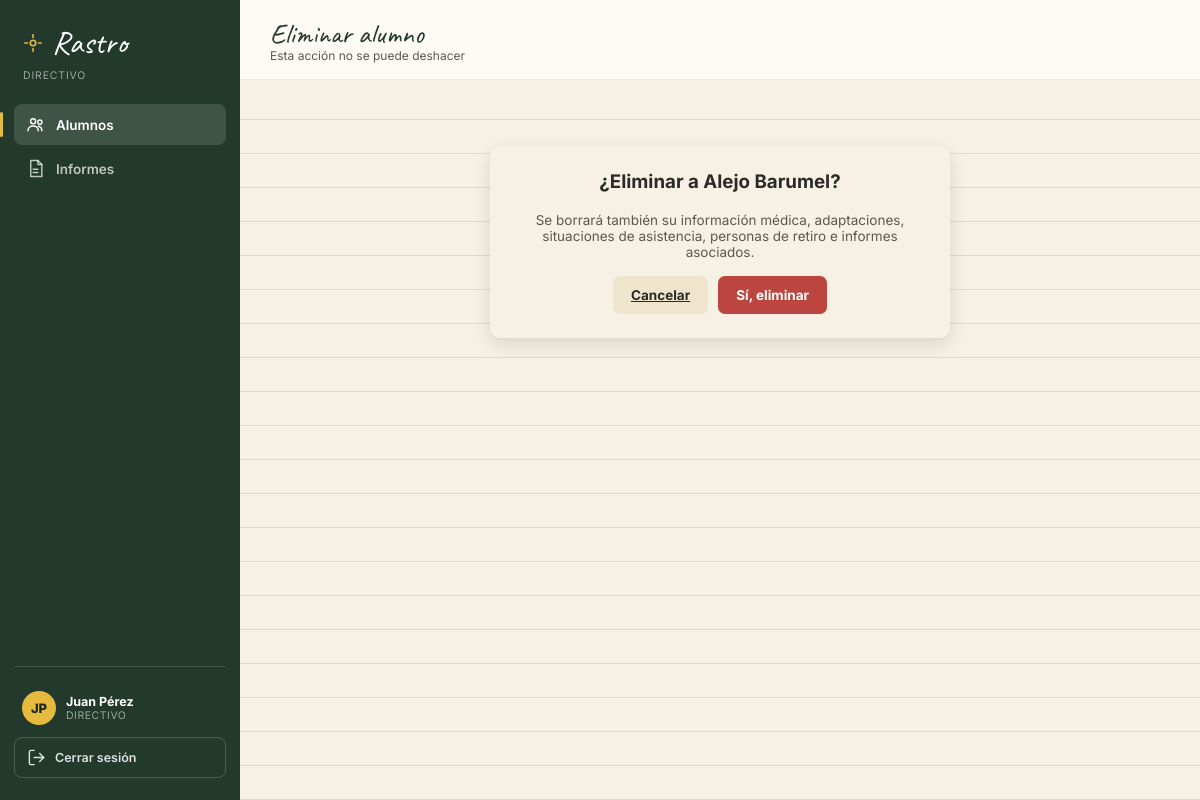
Page /directivo/alumnos/4/eliminar/ (signed in) on the committed database.
### core/models.py (models this page shows, shortened)
class Usuario(models.Model):
    ROL_DIRECTIVO = "DIRECTIVO"
    ROL_SUPERVISOR = "SUPERVISOR"
    ROL_DOCENTE = "DOCENTE"
    ROL_PADRE = "PADRE"
    ROL_CHOICES = [
        (ROL_DIRECTIVO, "Directivo"),
        (ROL_SUPERVISOR, "Supervisor"),
        (ROL_DOCENTE, "Docente"),
        (ROL_PADRE, "Padre/Tutor"),
    ]
    id_usuario = models.AutoField(primary_key=True)
    nombre_usuario = models.CharField(max_length=100, unique=True)
    contrasena = models.CharField(max_length=255)
    nombre = models.CharField(max_length=100, blank=True, null=True)
    apellido = models.CharField(max_length=100, blank=True, null=True)
    dni = models.CharField(max_length=20, unique=True)
    telefono = models.CharField(max_length=30, blank=True, null=True)
    email = models.CharField(max_length=150, blank=True, null=True)
    rol = models.CharField(max_length=20, choices=ROL_CHOICES)
    class Meta:
        db_table = "USUARIO"
    @property
    def nombre_completo(self):
        return f"{self.nombre or ''} {self.apellido or ''}".strip()
    def iniciales(self):
        n = (self.nombre or "?")[:1]
        a = (self.apellido or "?")[:1]
        return (n + a).upper()

class Alumno(models.Model):
    ESTADO_ACTIVO = "ACTIVO"
    ESTADO_INACTIVO = "INACTIVO"
    ESTADO_EGRESADO = "EGRESADO"
    ESTADO_BAJA = "BAJA"
    ESTADO_CHOICES = [
        (ESTADO_ACTIVO, "Activo"),
        (ESTADO_INACTIVO, "Inactivo"),
        (ESTADO_EGRESADO, "Egresado"),
        (ESTADO_BAJA, "Baja"),
    ]
    id_alumno = models.AutoField(primary_key=True)
    nombre = models.CharField(max_length=100)
    apellido = models.CharField(max_length=100)
    dni = models.CharField(max_length=20, unique=True)
    foto = models.CharField(max_length=255, blank=True, null=True)
    grado = models.ForeignKey(Grado, on_delete=models.PROTECT, db_column="id_grado")
    division = models.ForeignKey(Division, on_delete=models.PROTECT, db_column="id_division")
    turno = models.ForeignKey(Turno, on_delete=models.PROTECT, db_column="id_turno")
    estado = models.CharField(max_length=20, choices=ESTADO_CHOICES, default=ESTADO_ACTIVO)
    class Meta:
        db_table = "ALUMNO"
        ordering = ["apellido", "nombre"]

### core/views.py (the view)
# urls.py: path("directivo/alumnos/<int:id_alumno>/eliminar/", views.alumno_eliminar, name="alumno_eliminar"),
@role_required(Usuario.ROL_DIRECTIVO)
def alumno_eliminar(request, id_alumno):
    alumno = get_object_or_404(Alumno, pk=id_alumno)
    if request.method == "POST":
        alumno.delete()
        messages.success(request, "Alumno eliminado.")
        return redirect("directivo_alumnos")
    return render(request, "core/alumno_eliminar.html", {"alumno": alumno})

### core/context_processors.py (called while the page is built)
def usuario_actual(request):
    uid = request.session.get("usuario_id")
    if not uid:
        return {}
    usuario = Usuario.objects.filter(pk=uid).first()
    if not usuario:
        return {}
    ctx = {"usuario_actual": usuario}
    if usuario.rol == Usuario.ROL_DOCENTE:
        docente = Docente.objects.filter(usuario=usuario).first()
        if docente:
            notifs = Notificacion.objects.filter(docente=docente).select_related("alumno")
            ctx["notificaciones"] = notifs[:12]
            ctx["notificaciones_no_leidas"] = notifs.filter(leido=False).count()
    return ctx

### core/views.py (called while the page is built)
def get_current_usuario(request):
    uid = request.session.get("usuario_id")
    if not uid:
        return None
    return Usuario.objects.filter(pk=uid).first()

def login_required_custom(view_func):
    @wraps(view_func)
    def wrapper(request, *args, **kwargs):
        usuario = get_current_usuario(request)
        if not usuario:
            return redirect("login")
        request.usuario = usuario
        return view_func(request, *args, **kwargs)
    return wrapper

def role_required(*roles):
    def decorator(view_func):
        @wraps(view_func)
        @login_required_custom
        def wrapper(request, *args, **kwargs):
            if request.usuario.rol not in roles:
                messages.error(request, "No tenés permiso para acceder a esa sección.")
                return redirect(home_url_for(request.usuario))
            return view_func(request, *args, **kwargs)
        return wrapper
    return decorator

### core/templates/core/alumno_eliminar.html (shortened to what this page needs)
{% extends "core/base.html" %}
{% block page_title %}Eliminar alumno{% endblock %}
{% block page_sub %}Esta acción no se puede deshacer{% endblock %}
{% block content %}
<div class="center-box">
  <h3 style="margin-top:0;">¿Eliminar a {{ alumno.nombre }} {{ alumno.apellido }}?</h3>
  <p style="color:var(--ink-soft);font-size:13.5px;">Se borrará también su información médica, adaptaciones, situaciones de asistencia, personas de retiro e informes asociados.</p>
  <form method="post" style="display:flex; gap:10px; justify-content:center; margin-top:16px;">
    <a class="btn btn-secondary" href="{% url 'alumno_editar' alumno.id_alumno %}">Cancelar</a>
    <button type="submit" class="btn btn-danger">Sí, eliminar</button>
  </form>
</div>
{% endblock %}

### core/templates/core/base.html (shortened to what this page needs)
{% load static %}
<!DOCTYPE html>
<html lang="es">
<head>
<link rel="stylesheet" href="{% static 'core/css/style.css' %}">
</head>
<body>
<div id="main-app">
  <div class="sidebar">
    <div class="logo">
      <svg class="icon" viewBox="0 0 24 24" style="width:22px;height:22px;stroke:var(--accent);"><circle cx="12" cy="12" r="3"/><path d="M12 3v3M12 18v3M3 12h3M18 12h3"/></svg>
      <span class="txt">Rastro</span>
    </div>
    <div class="logo-sub">{{ usuario_actual.rol }}</div>
    <div id="nav-list">
      {% with url_name=request.resolver_match.url_name %}
      {% if usuario_actual.rol == "PADRE" %}
        <a class="nav-item active" href="{% url 'padre_hijos' %}">
          <svg class="icon" viewBox="0 0 24 24"><circle cx="9" cy="8" r="3.2"/><path d="M2.5 20c0-3.6 2.9-6 6.5-6s6.5 2.4 6.5 6"/><circle cx="17.5" cy="9" r="2.6"/><path d="M15.5 14.3c2.7.4 4.5 2.4 4.5 5.7"/></svg>
          <span class="lbl">Mis hijos</span>
        </a>
      {% elif usuario_actual.rol == "DIRECTIVO" %}
        <a class="nav-item {% if url_name in 'directivo_alumnos,alumno_nuevo,alumno_editar,alumno_eliminar' %}active{% endif %}" href="{% url 'directivo_alumnos' %}">
          <svg class="icon" viewBox="0 0 24 24"><circle cx="9" cy="8" r="3.2"/><path d="M2.5 20c0-3.6 2.9-6 6.5-6s6.5 2.4 6.5 6"/><circle cx="17.5" cy="9" r="2.6"/><path d="M15.5 14.3c2.7.4 4.5 2.4 4.5 5.7"/></svg>
          <span class="lbl">Alumnos</span>
        </a>
        <a class="nav-item {% if url_name in 'directivo_informes,informe_cambiar_estado' %}active{% endif %}" href="{% url 'directivo_informes' %}">
          <svg class="icon" viewBox="0 0 24 24"><path d="M6 2h9l5 5v15H6z"/><path d="M15 2v5h5"/><path d="M9 13h6M9 17h6"/></svg>
          <span class="lbl">Informes</span>
        </a>
      {% endif %}
      {% endwith %}
    </div>
    <div class="sidebar-footer">
      <div class="sidebar-user">
        <div class="avatar">{{ usuario_actual.iniciales }}</div>
        <div class="u-info">
          <div class="u-name">{{ usuario_actual.nombre_completo }}</div>
          <div class="u-role">{{ usuario_actual.rol }}</div>
        </div>
      </div>
      <a class="logout-btn" href="{% url 'logout' %}">
        <svg class="icon" viewBox="0 0 24 24" width="16" height="16"><path d="M9 21H5a2 2 0 0 1-2-2V5a2 2 0 0 1 2-2h4"/><path d="M16 17l5-5-5-5"/><path d="M21 12H9"/></svg>
        <span class="lbl">Cerrar sesión</span>
      </a>
    </div>
  </div>
  <div class="content-wrap">
    <div class="topbar">
      <div>
        <div class="page-title">{% block page_title %}{% endblock %}</div>
        <div class="page-sub">{% block page_sub %}{% endblock %}</div>
      </div>
    </div>
    <main>
      <div class="content-inner">
        {% block content %}{% endblock %}
      </div>
    </main>
  </div>
</div>
</body>
</html>

### core/static/core/css/style.css (style rules this page uses)
:root { --paper:#f6f1e4; --paper-2:#efe5cd; --card:#fdfbf4; --ink:#2b2a26; --ink-soft:#5b584f; --board:#22392c; --board-2:#2c4a39; --board-3:#182a20; --accent:#e6b93f; --accent-2:#c99b25; --red:#bd453f; --red-2:#9c3631; --blue:#3c6f8f; --blue-2:#2c5670; --green:#2c6b41; --line: rgba(60,111,143,0.16); --shadow: 0 6px 18px rgba(43,42,38,0.14); --shadow-sm: 0 2px 8px rgba(43,42,38,0.10); }
* { box-sizing:border-box; }
html,body { height:100%;margin:0;padding:0; }
body { font-family:'Inter',sans-serif; color:var(--ink); background:var(--paper); }
button { font-family:inherit; cursor:pointer; }
svg.icon { width:19px; height:19px; stroke:currentColor; fill:none; stroke-width:1.8; stroke-linecap:round; stroke-linejoin:round; flex-shrink:0; }
a { color:inherit; }
.btn { border:none; border-radius:7px; padding:11px 18px; font-weight:700; font-size:13.5px; display:inline-flex; align-items:center; gap:6px; }
.btn-secondary { background:var(--paper-2); color:var(--ink); }
.btn-danger { background:var(--red); color:#fff; }
#main-app { height:100vh; width:100vw; display:flex; }
.sidebar { width:240px; flex-shrink:0; height:100vh; background:var(--board); color:#fff; display:flex; flex-direction:column; padding:22px 14px; overflow-y:auto; }
.sidebar .logo { font-family:'Caveat',cursive; font-size:32px; display:flex; align-items:center; gap:8px; padding:0 8px 6px; }
.sidebar .logo-sub { font-size:10.5px; color:rgba(255,255,255,0.55); padding:0 9px; text-transform:uppercase; letter-spacing:.08em; margin-bottom:22px; }
.nav-item { display:flex; align-items:center; gap:11px; padding:11px 12px; border-radius:8px; border:none; background:transparent; color:rgba(255,255,255,0.72); font-size:13.5px; font-weight:600; text-align:left; width:100%; margin-bottom:3px; position:relative; text-decoration:none; }
.nav-item.active { background:rgba(255,255,255,0.13); color:#fff; }
.nav-item.active::before { content:""; position:absolute; left:-14px; top:8px; bottom:8px; width:3px; background:var(--accent); border-radius:3px; }
.sidebar-footer { margin-top:auto; padding-top:16px; border-top:1px solid rgba(255,255,255,0.12); }
.sidebar-user { display:flex; align-items:center; gap:10px; padding:8px 8px 12px; }
.sidebar-user .avatar { width:34px; height:34px; border-radius:50%; background:var(--accent); color:var(--board-3); display:flex; align-items:center; justify-content:center; font-weight:800; font-size:13px; flex-shrink:0; }
.sidebar-user .u-name { font-size:12.5px; font-weight:700; color:#fff; line-height:1.2; }
.sidebar-user .u-role { font-size:10.5px; color:rgba(255,255,255,0.55); text-transform:uppercase; letter-spacing:.05em; }
.logout-btn { display:flex; align-items:center; gap:9px; width:100%; padding:10px 12px; border-radius:8px; border:1px solid rgba(255,255,255,0.18); background:transparent; color:rgba(255,255,255,0.85); font-size:12.5px; font-weight:600; text-decoration:none; }
.content-wrap { flex:1; height:100vh; display:flex; flex-direction:column; min-width:0; }
.topbar { display:flex; align-items:center; justify-content:space-between; padding:16px 30px; background:var(--card); border-bottom:1px solid rgba(43,42,38,0.08); flex-shrink:0; }
.topbar .page-title { font-family:'Caveat',cursive; font-size:28px; color:var(--board); }
.topbar .page-sub { font-size:12px; color:var(--ink-soft); margin-top:-3px; }
main { flex:1; padding:26px 30px 40px; overflow-y:auto; background-image: repeating-linear-gradient(to bottom, transparent, transparent 33px, var(--line) 33px, var(--line) 34px); background-position: 0 6px; }
.content-inner { max-width:1150px; }
.center-box { max-width:460px; margin:40px auto; background:var(--paper); border-radius:10px; padding:24px; box-shadow:var(--shadow); text-align:center; }

### rows in the picture
Usuario: rol "DIRECTIVO", iniciales "JP", nombre_completo "Juan Pérez"
Alumno: nombre "Alejo", apellido "Barumel"
